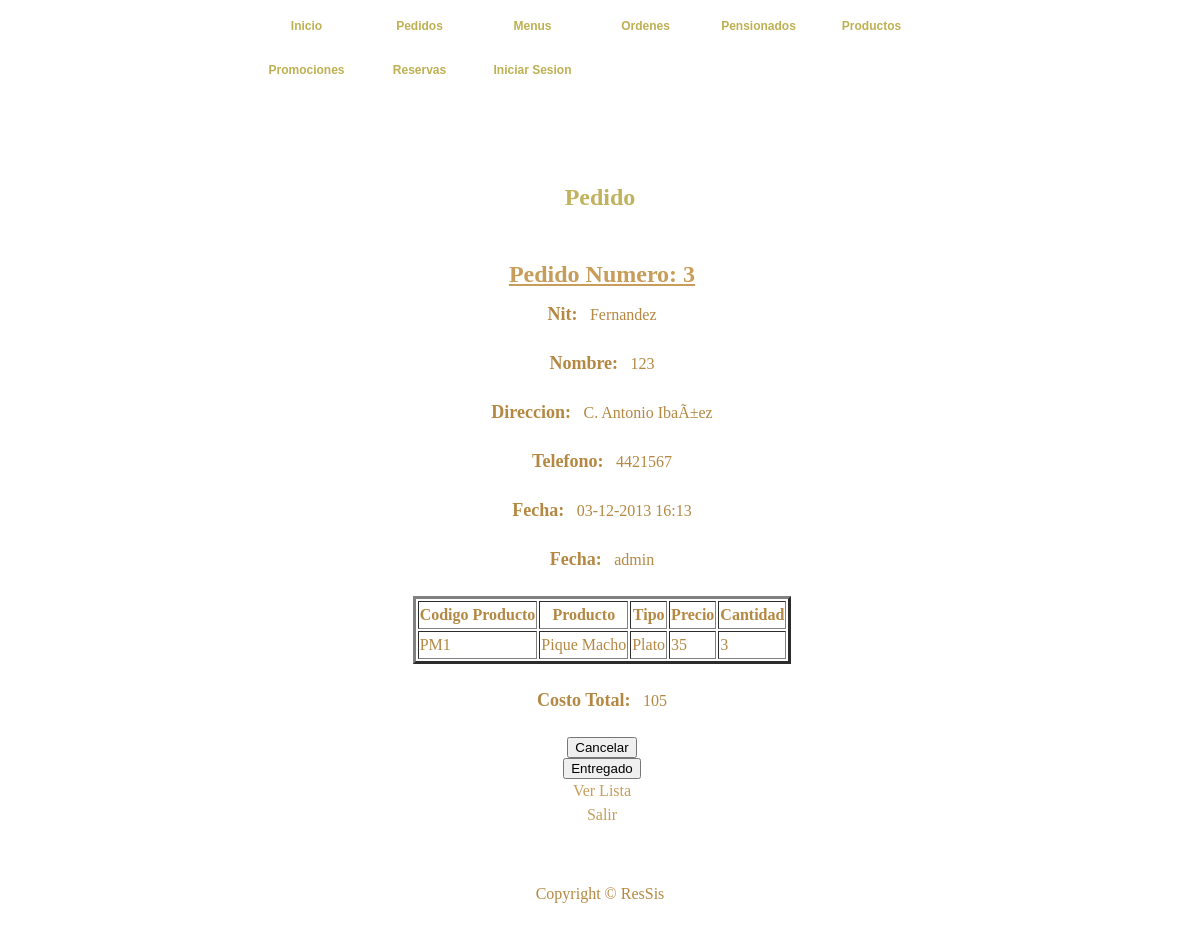
/Pedidos/ver_pedido.php?aux=3 (signed in), run on the app's committed database.
### tables this page shows
CREATE TABLE IF NOT EXISTS `pedido` (
  `cod_pedido` bigint(20) NOT NULL AUTO_INCREMENT,
  `nombre` varchar(40) NOT NULL,
  `nit` bigint(12) NOT NULL,
  `direccion` varchar(50) NOT NULL,
  `telefono` bigint(12) NOT NULL,
  `fecha` datetime NOT NULL,
  `estado` tinyint(1) NOT NULL,
  `entregado` tinyint(1) NOT NULL,
  `usuario` varchar(12) NOT NULL,
  PRIMARY KEY (`cod_pedido`)
);

CREATE TABLE IF NOT EXISTS `pedido_producto` (
  `cod_penido_producto` bigint(20) NOT NULL AUTO_INCREMENT,
  `cod_pedido` bigint(20) NOT NULL,
  `cod_producto` varchar(8) NOT NULL,
  `cantidad` int(2) NOT NULL,
  PRIMARY KEY (`cod_penido_producto`)
);

CREATE TABLE IF NOT EXISTS `producto` (
  `cod_producto` varchar(8) NOT NULL,
  `nombre` varchar(30) NOT NULL,
  `tipo` int(1) NOT NULL,
  `precio` float NOT NULL,
  `estado` tinyint(1) NOT NULL
);

### Pedidos/ver_pedido.php (the view, shortened to what this page needs)
<!DOCTYPE html PUBLIC "-//W3C//DTD XHTML 1.0 Transitional//EN" "http://www.w3.org/TR/xhtml1/DTD/xhtml1-transitional.dtd">
<HTML xmlns="http://www.w3.org/1999/xhtml">
	<HEAD>
		<link href="../CSS/templatemo_style.css" rel="stylesheet" type="text/css" />
		<?php require("../db/conexion_db.php");
			$cod=$_GET["aux"];
			$res= mysql_query("SELECT * FROM pedido WHERE cod_pedido='$cod'");
			$row=mysql_fetch_row($res);
			$nit = $row[1];
			$nombre = $row[2];
			$dir = $row[3];
			$telf = $row[4];
			$fecha = date_create($row[5])->format("d-m-Y H:i");
			$estado = $row[6];
			$entregado = $row[7];
			$usuario = $row[8];
			function obtener_productos(){
				$cod=$_GET["aux"];
				$total = 0;
				$res=mysql_query("SELECT P.cod_producto, P.nombre, P.tipo, P.precio, OP.cantidad FROM pedido_producto OP, producto P WHERE OP.cod_pedido='$cod' AND P.cod_producto=OP.cod_producto");
				while($row=mysql_fetch_row($res)){
					echo "<TR>";
					echo "<TD>".$row[0]."</TD>";
					echo "<TD>".$row[1]."</TD>";
					if($row[2]==1){
						echo "<TD>"."Plato"."</TD>";
					}else{
						if($row[2]==2){
							echo "<TD>"."Bebida"."</TD>";
						}else{
							echo "<TD>"."Guarnicion"."</TD>";
						}
					}
					echo "<TD>".$row[3]."</TD>";
					echo "<TD>".$row[4]."</TD>";
					echo "</TR>";
					$total = $total + ((float) $row[3] * (float) $row[4]);
				}
				return $total;
			}
		?>
	</HEAD>
	<BODY>
	<div id="templatemo_container">
			<div class="templatemo_topmenu">
				<ul>
      				<li><a href="../index.html" >Inicio</a></li>
      				<li><a href="index.php" class="current">Pedidos</a></li>
      				<li><a href="../Menus/listaMenuDiario.php" >Menus</a></li>
				    <li><a href="../Ordenes/index.php">Ordenes</a></li>
				    <li><a href="../Pensionados/listaPensionados.php">Pensionados</a></li>
				    <li><a href="../Productos/listaProductos.php">Productos</a></li>
				    <li><a href="../principalMarketing.php">Promociones</a></li>
				    <li><a href="../ReservaMesas/index.php">Reservas</a></li>
				    <li><a href="../Usuarios/login.php">Iniciar Sesion</a></li>
      			</ul>
			 </div>
			<div id="templatemo_topsection">Pedido<br></div>
			<BR>
		<div id="templatemo_content_section">
		<CENTER>
		<H1> Pedido Numero: <?php echo $cod; ?></H1>
			<b><FONT SIZE=4> Nit: </FONT></b>&nbsp; <?php echo $nit; ?><br><br>
			<b><FONT SIZE=4> Nombre: </FONT></b>&nbsp; <?php echo $nombre; ?><br><br>
			<b><FONT SIZE=4> Direccion: </FONT></b>&nbsp; <?php echo $dir; ?><br><br>
			<b><FONT SIZE=4> Telefono: </FONT></b>&nbsp; <?php echo $telf; ?><br><br>
			<b><FONT SIZE=4> Fecha: </FONT></b>&nbsp; <?php echo $fecha; ?><br><br>
			<b><FONT SIZE=4> Fecha: </FONT></b>&nbsp; <?php echo $usuario; ?><br><br>
			<TABLE BORDER=3>
				<TR>
					<TH>Codigo Producto</TH>
					<TH>Producto</TH>
					<TH>Tipo</TH>
					<TH>Precio</TH>
					<TH>Cantidad</TH>
				</TR>
				<?php
					$total=obtener_productos();
				?>
			</TABLE>
			<BR>
			<b><FONT SIZE=4> Costo Total: </FONT></b>&nbsp; <?php echo $total; ?><br><br>
			<form action="cancelar_pedido.php" name="cancel" method="get">
				<input type="submit" name="cancelar" value="<?php if ($estado==1) echo 'Cancelar'; else echo 'Restablecer';?>">
			</form>
			<?php if ($_SESSION["rol"] != '3') {
					echo "<form action='entregar_pedido.php' name='entregar' method='get'>
							<input type='hidden' name='aux' value='$cod'>
							<input type='hidden' name='entregado' value='$entregado'>
							<input type='submit' name='entrega' value=";
					if ($entregado==0)
					 	echo "'Entregado'";
					else
					 	echo "'No entregado'";
					echo "></form>";
				}
			?>
			<a href="index.php">Ver Lista</a><br>
			<a href="../salir.php">Salir</a>
		</CENTER>
		</div>
		<div id="templatemo_footer">Copyright © ResSis</div>
	</BODY>
</HTML>

### CSS/templatemo_style.css (style rules this page uses)
html { background: url(images/templatemo_html_bg.jpg) repeat; }
body { margin: 0; padding:0; font-family: "Times New Roman", Times, serif; font-size: 16px; line-height: 1.5em; color: #b48842; background: url(images/templatemo_body_bg.jpg) repeat-x center top; width: 100%; display: table; }
a:link, a:visited { color: #c89d59; text-decoration: none; }
h1 { font-size: 24px; font-weight: bold; text-decoration: underline; color: #c89d59; background-position: left; padding-top: 20px; }
#templatemo_container { width: 806px; margin: auto; }
.templatemo_topmenu { margin: auto; width: 700px; position:relative; }
.templatemo_topmenu ul { list-style: none; padding: 0px; margin: 0px; }
.templatemo_topmenu li { display: inline; }
.templatemo_topmenu li a { float: left; font-family: Arial, Helvetica, sans-serif; font-size: 12px; font-weight: bold; text-align: center; color: #beb052; width: 103px; height: 30px; margin-left: 5px; margin-right: 5px; padding-top: 14px; }
.templatemo_topmenu li a:hover, .templatemo_topmenu li .current { color: #beb052; background: url(images/templatemo_button_hover.jpg) no-repeat; }
#templatemo_topsection { float: left; margin-top: 40px; width: 806px; height: 48px; color: #c1b25d; font-size: 24px; font-weight: bold; padding-top: 50px; line-height: 1.6em; text-align: center; background: url(images/templatemo_title_bg.jpg) no-repeat; }
#templatemo_content_section { float: left; width: 750px; text-align: justify; padding-left: 30px; }
#templatemo_footer { float: left; margin: auto; margin-top: 20px; text-align: center; padding-top: 35px; width: 806px; height: 50px; background: url(images/templatemo_footer.jpg) no-repeat; background-position: top; }

### data on the page
pedido: nombre "Fernandez", nit "123", direccion "C. Antonio IbaÃ±ez", telefono "4421567", fecha "03-12-2013 16:13", usuario "admin", cancelar "Cancelar", entrega "Entregado"
pedido_producto: cod_producto.cod_producto "PM1", cod_producto.nombre "Pique Macho", cod_producto.precio "35", cantidad "3"

### other printed values
$cod "3"
$total "105"
